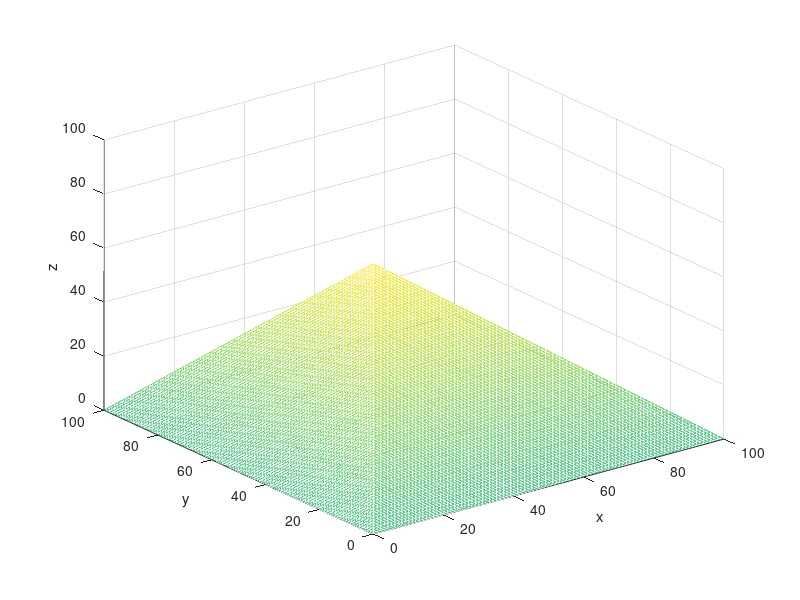

The MATLAB script that drew this image:
x=0:1:100;
y=0:1:100;
z=0:1:100;
[X,Y]=meshgrid(x,y);
for i=1:100
Z=i-X-Y;
mesh(X,Y,Z);
hold on;
end
xlabel('x');
ylabel('y');
zlabel('z');
zlim([0 100]);